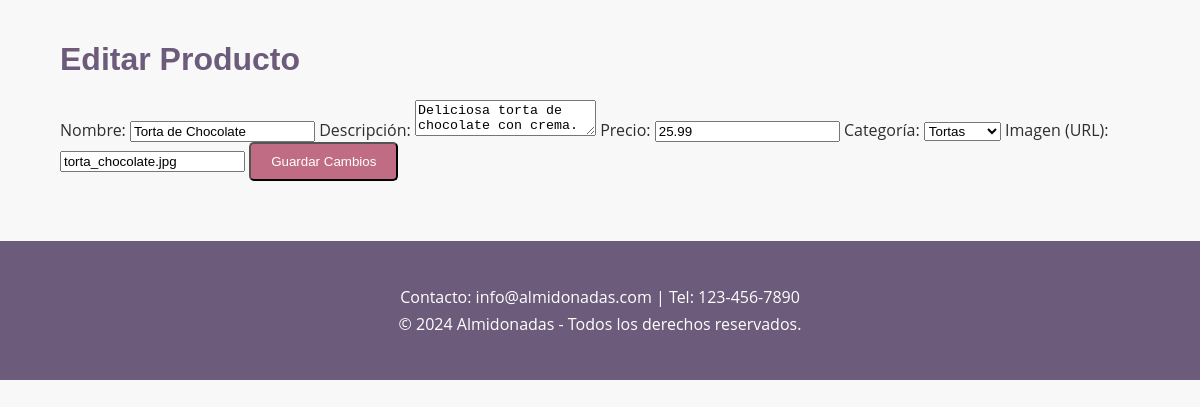
The app's page /admin/catalogo/edit.php?id=1 (signed in) with its own data.
### tables this page shows
CREATE TABLE Productos (
    id INT AUTO_INCREMENT PRIMARY KEY,
    nombre VARCHAR(100) NOT NULL,
    descripcion TEXT,
    precio DECIMAL(10, 2) NOT NULL,
    categoria ENUM('tortas', 'galletas', 'quesillos', 'postres') NOT NULL,
    imagen VARCHAR(255)
);

### admin/catalogo/edit.php (the view, shortened to what this page needs)
<?php
include '../../includes/conexion.php';
$id = $_GET['id'];
$stmt = $conn->prepare("SELECT * FROM Productos WHERE id = :id");
$stmt->execute(['id' => $id]);
$producto = $stmt->fetch(PDO::FETCH_ASSOC);
?>
<!DOCTYPE html>
<html lang="es">
<head>
    <link rel="stylesheet" href="../../assets/css/styles.css">
</head>
<body>
    <div class="container">
        <h1>Editar Producto</h1>
        <form action="edit.php?id=<?php echo $id; ?>" method="POST">
            <label for="nombre">Nombre:</label>
            <input type="text" name="nombre" value="<?php echo $producto['nombre']; ?>" required>
            <label for="descripcion">Descripción:</label>
            <textarea name="descripcion" required><?php echo $producto['descripcion']; ?></textarea>
            <label for="precio">Precio:</label>
            <input type="number" step="0.01" name="precio" value="<?php echo $producto['precio']; ?>" required>
            <label for="categoria">Categoría:</label>
            <select name="categoria" required>
                <option value="tortas" <?php echo ($producto['categoria'] === 'tortas') ? 'selected' : ''; ?>>Tortas</option>
            </select>
            <label for="imagen">Imagen (URL):</label>
            <input type="text" name="imagen" value="<?php echo $producto['imagen']; ?>" required>
            <button type="submit" class="btn">Guardar Cambios</button>
        </form>
    </div>
    <?php include '../../templates/footer.php'; ?>
</body>
</html>

### assets/css/styles.css (style rules this page uses)
body { font-family: "Open Sans", sans-serif; margin: 0; padding: 0; background-color: #f8f8f8; color: #2e2e2e; }
.container { width: 90%; max-width: 1200px; margin: 0 auto; padding: 20px; }
h1, h2, h3 { font-family: "Poppins", sans-serif; color: #6c5b7b; }
.btn { display: inline-block; padding: 10px 20px; background-color: #c06c84; color: white; text-decoration: none; border-radius: 5px; transition: background-color 0.3s ease; }

### records on screen
productos: nombre "Torta de Chocolate", descripcion "Deliciosa torta de chocolate con crema.", precio "25.99", categoria "Tortas", imagen "torta_chocolate.jpg"
